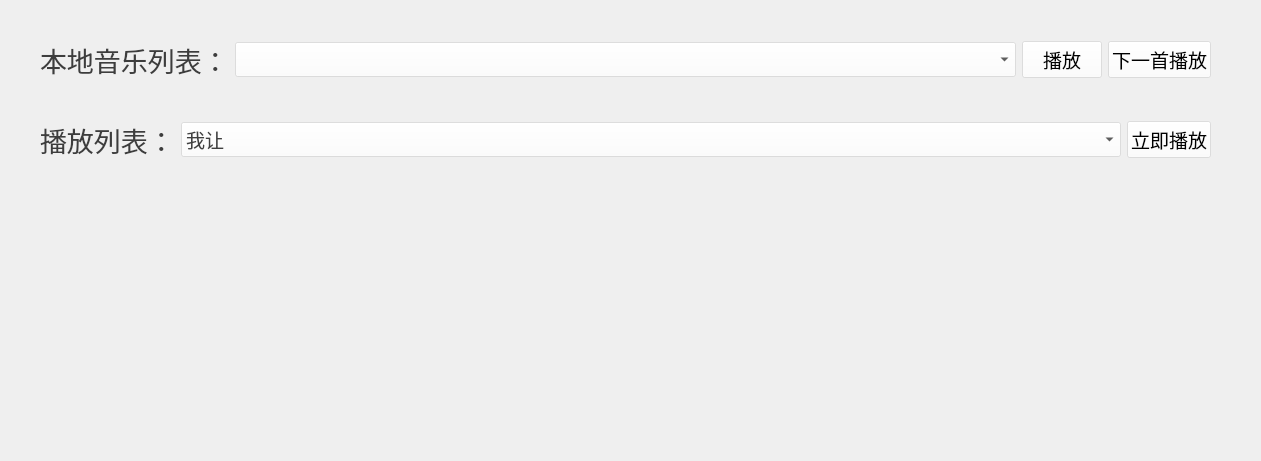
   <widget class="QWidget" name="LM" native="true">
    <property name="enabled">
     <bool>true</bool>
    </property>
    <property name="geometry">
     <rect>
      <x>0</x>
      <y>120</y>
      <width>1261</width>
      <height>461</height>
     </rect>
    </property>
    <property name="mouseTracking">
     <bool>false</bool>
    </property>
    <widget class="QWidget" name="horizontalLayoutWidget_3">
     <property name="geometry">
      <rect>
       <x>40</x>
       <y>20</y>
       <width>1171</width>
       <height>80</height>
      </rect>
     </property>
     <layout class="QHBoxLayout" name="horizontalLayout_3">
      <item>
       <widget class="QLabel" name="label_3">
        <property name="sizePolicy">
         <sizepolicy hsizetype="Fixed" vsizetype="Fixed">
          <horstretch>0</horstretch>
          <verstretch>0</verstretch>
         </sizepolicy>
        </property>
        <property name="font">
         <font>
          <family>汉仪文黑-85W</family>
          <pointsize>20</pointsize>
         </font>
        </property>
        <property name="styleSheet">
         <string notr="true">color: rgba(0, 0, 0, 190);</string>
        </property>
        <property name="text">
         <string>本地音乐列表：</string>
        </property>
       </widget>
      </item>
      <item>
       <widget class="QComboBox" name="comboBox">
        <property name="sizePolicy">
         <sizepolicy hsizetype="Minimum" vsizetype="Fixed">
          <horstretch>0</horstretch>
          <verstretch>0</verstretch>
         </sizepolicy>
        </property>
        <property name="font">
         <font>
          <family>汉仪文黑-85W</family>
          <pointsize>14</pointsize>
         </font>
        </property>
        <property name="styleSheet">
         <string notr="true">background-color: rgba(255, 255, 255, 100);
color: rgba(0, 0, 0, 190);</string>
        </property>
       </widget>
      </item>
      <item>
       <widget class="QPushButton" name="play_LM">
        <property name="sizePolicy">
         <sizepolicy hsizetype="Fixed" vsizetype="Fixed">
          <horstretch>0</horstretch>
          <verstretch>0</verstretch>
         </sizepolicy>
        </property>
        <property name="font">
         <font>
          <family>汉仪文黑-85W</family>
          <pointsize>14</pointsize>
         </font>
        </property>
        <property name="styleSheet">
         <string notr="true">background-color: rgba(255, 255, 255, 100);</string>
        </property>
        <property name="text">
         <string>播放</string>
        </property>
       </widget>
      </item>
      <item>
       <widget class="QPushButton" name="next_LM">
        <property name="sizePolicy">
         <sizepolicy hsizetype="Fixed" vsizetype="Fixed">
          <horstretch>0</horstretch>
          <verstretch>0</verstretch>
         </sizepolicy>
        </property>
        <property name="font">
         <font>
          <family>汉仪文黑-85W</family>
          <pointsize>14</pointsize>
         </font>
        </property>
        <property name="styleSheet">
         <string notr="true">background-color: rgba(255, 255, 255, 100);</string>
        </property>
        <property name="text">
         <string>下一首播放</string>
        </property>
       </widget>
      </item>
     </layout>
    </widget>
    <widget class="QWidget" name="horizontalLayoutWidget_4">
     <property name="geometry">
      <rect>
       <x>40</x>
       <y>100</y>
       <width>1171</width>
       <height>80</height>
      </rect>
     </property>
     <layout class="QHBoxLayout" name="horizontalLayout_4">
      <item>
       <widget class="QLabel" name="label_4">
        <property name="sizePolicy">
         <sizepolicy hsizetype="Fixed" vsizetype="Fixed">
          <horstretch>0</horstretch>
          <verstretch>0</verstretch>
         </sizepolicy>
        </property>
        <property name="font">
         <font>
          <family>汉仪文黑-85W</family>
          <pointsize>20</pointsize>
         </font>
        </property>
        <property name="styleSheet">
         <string notr="true">color: rgba(0, 0, 0, 190);</string>
        </property>
        <property name="text">
         <string>播放列表：</string>
        </property>
       </widget>
      </item>
      <item>
       <widget class="QComboBox" name="comboBox_2">
        <property name="sizePolicy">
         <sizepolicy hsizetype="Minimum" vsizetype="Fixed">
          <horstretch>0</horstretch>
          <verstretch>0</verstretch>
         </sizepolicy>
        </property>
        <property name="font">
         <font>
          <family>汉仪文黑-85W</family>
          <pointsize>14</pointsize>
         </font>
        </property>
        <property name="styleSheet">
         <string notr="true">background-color: rgba(255, 255, 255, 100);color: rgba(0, 0, 0, 190);</string>
        </property>
        <item>
         <property name="text">
          <string>我让</string>
         </property>
        </item>
       </widget>
      </item>
      <item>
       <widget class="QPushButton" name="Play_LM">
        <property name="sizePolicy">
         <sizepolicy hsizetype="Fixed" vsizetype="Fixed">
          <horstretch>0</horstretch>
          <verstretch>0</verstretch>
         </sizepolicy>
        </property>
        <property name="font">
         <font>
          <family>汉仪文黑-85W</family>
          <pointsize>14</pointsize>
         </font>
        </property>
        <property name="styleSheet">
         <string notr="true">background-color: rgba(255, 255, 255, 100);</string>
        </property>
        <property name="text">
         <string>立即播放</string>
        </property>
       </widget>
      </item>
     </layout>
    </widget>
   </widget>
